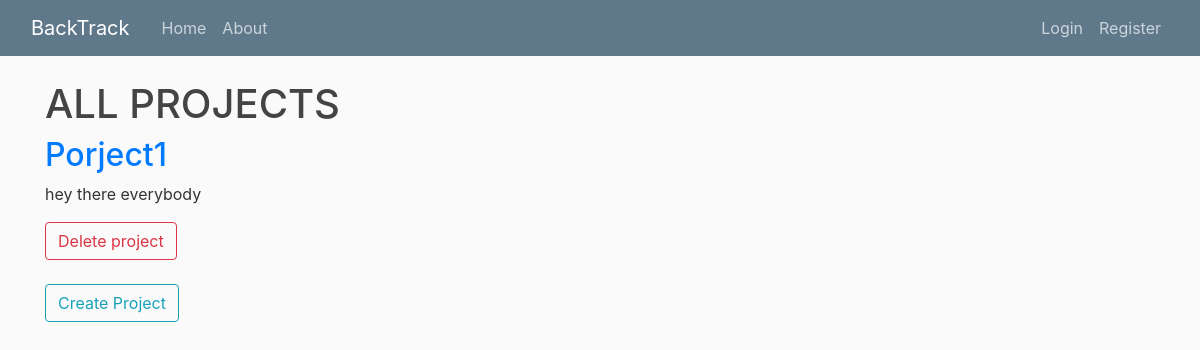
/, run on an earlier commit of the app's database.
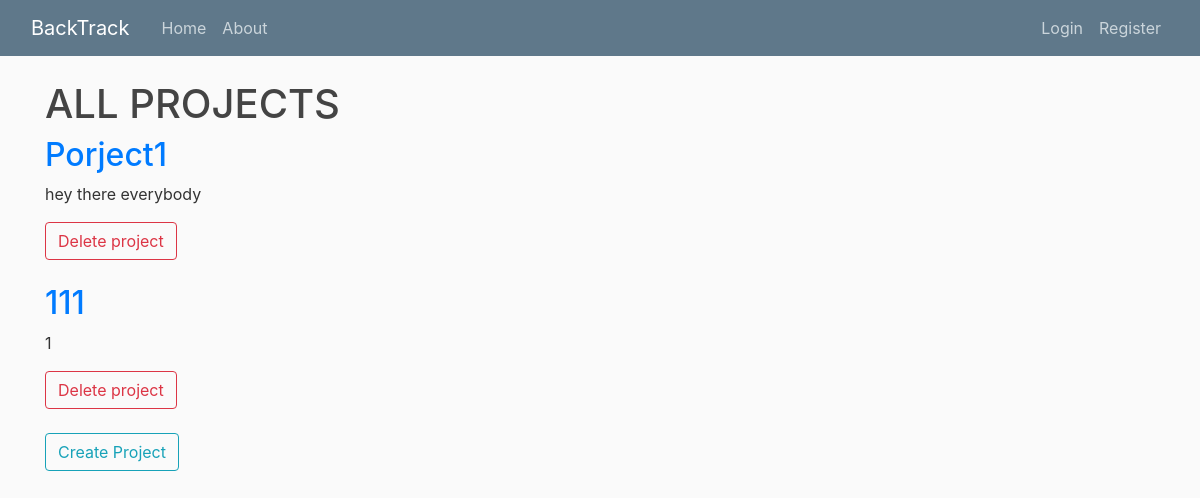
And on a later commit of the database.
### project/models.py (models this page shows, shortened)
class Project(models.Model):
	title = models.CharField(max_length=20, unique=True)
	details = models.TextField()
	slug = models.SlugField(unique=True, default="")
	duration = models.IntegerField("Sprint Duration(week)", default=2)

### project/views.py (the view)
# urls.py: path('', ProjectListView.as_view(), name='project-home'),
class ProjectListView(ListView):
	model = Project
	template_name = 'project/home.html'
	context_object_name = 'projects'

### templates/project/home.html
{% extends "base_noSidebar.html" %}
{% block content %}
<h1>ALL PROJECTS</h1>
{% for project in projects %}
	<h2><a href="{% url 'productBacklog-home' project.slug %}">{{ project.title }}</a></h2>
	<p align="justify">{{ project.details }}</p>
	<a class="btn btn-outline-danger" href="{% url 'project-delete' project.slug %}">Delete project</a>
	<br/>
	<br/>
{% endfor %}
<a class="btn btn-outline-info" href="{% url 'project-create' %}">Create Project</a>
{% endblock content %}

What changed in the data, as far as the page shows it:
added Project: title "111", details "1"
